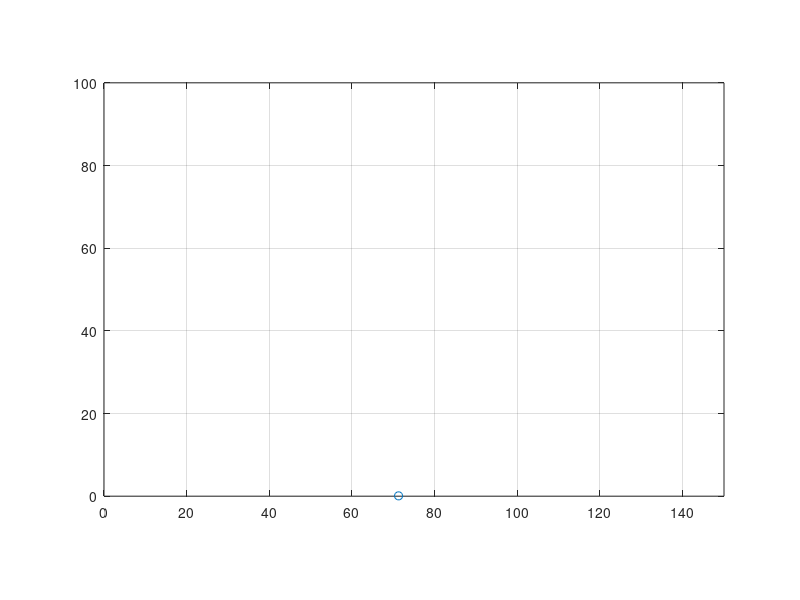

MATLAB code to generate this figure:
% A framework for doing a discrete simulation of a moving ball

g = 9.8;                       % gravity
iv = 43.81;% initial velocity (98 mph = 43.81 m/s)
%iv = 47;


angle = 60;
ivx = iv * cosd(angle);        % initial velocity's x-component
ivy = iv * sind(angle);        % initial velocity's y-component

minX = 0; maxX = 150;          % setup bounds for a workspace window
minY = 0; maxY = 100;          % setup bounds for a workspace window
window = [minX maxX minY maxY];

px = minX;                     % current position's x-component
py = minY;                     % current position's y-component
vx = ivx;                      % current velocity's x-component
vy = ivy;                      % current velocity's y-component
dt = 0.1;                      % simulate 1/10 second per iteration
damping = 0.6;

% ------------ begin the simulation -------------

while px >= minX && px <= maxX && py >= minY && py <= maxY
    plot(px, py, 'o');
    axis equal;
    axis(window);
    grid on;
    
    %Position and velocity update
    px = px + vx * dt;    % velocity affects position
    py = py + vy * dt;
    vy = vy - g * dt;     % acceleration affects velocity
    
    %Bounce off right wall
    if px > maxX
        px = maxX;
        vx = -vx*damping;
    end
    
    %Bounce off left wall
    if px < minX
        px = minX;
        vx = -vx*damping;
    end
    
    %Bouncing off the ground
    if py < minY
       py = minY
       vy = -vy*damping;
       vx = vx*damping;
    end
    
    if abs(vx) < 0.01
       break; 
    end
    
    
    pause(dt/2);
end
